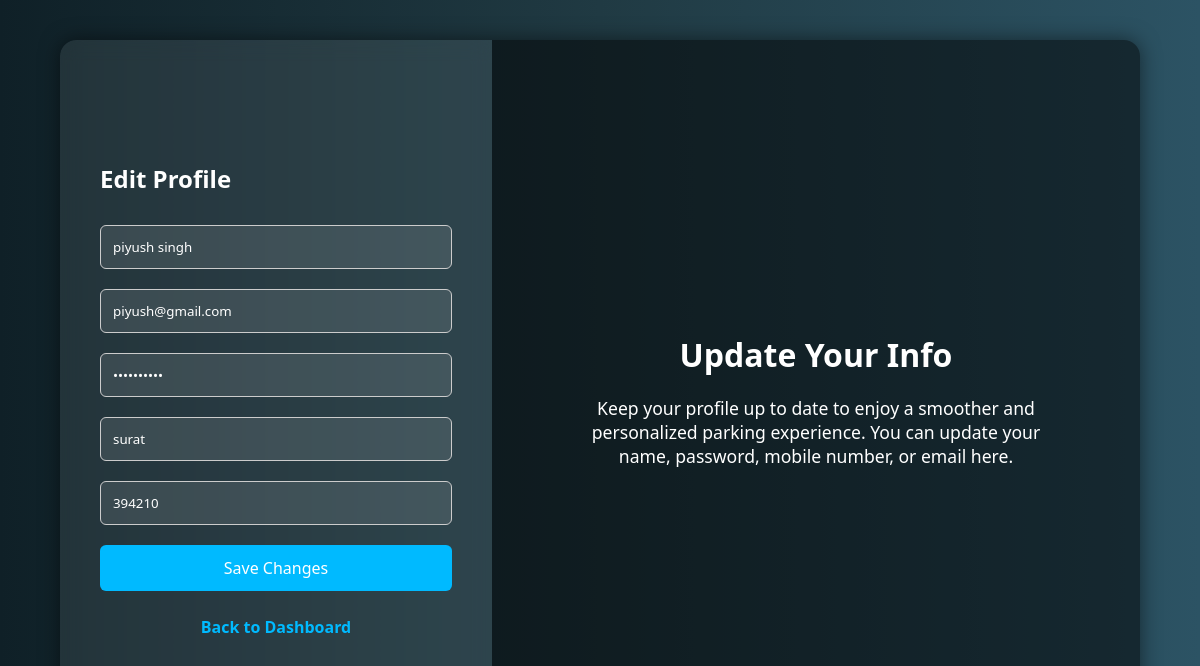
The page /edit_profile/1 on the database its author committed.
### app.py (models this page shows)
class User(db.Model):
    __tablename__ = 'users'
    id = db.Column(db.Integer, primary_key=True, autoincrement=True)
    email = db.Column(db.String(80), nullable=False, unique=True)
    password = db.Column(db.String(30), nullable=False)
    name = db.Column(db.String(30), nullable=False)
    address = db.Column(db.String(100), nullable=False)
    pin_code = db.Column(db.String(6), nullable=False)
    is_admin = db.Column(db.Boolean, default=False)

### app.py (the view, shortened to what this page needs)
@app.route('/edit_profile/<int:user_id>', methods=['GET', 'POST'])
def edit_profile(user_id):
    user = User.query.get_or_404(user_id)
    if request.method == 'GET':
        return render_template('edit_user.html' , user=user)

### templates/edit_user.html (shortened to what this page needs)
<!DOCTYPE html>
<html lang="en">
<head>
</head>
<body>
  <div class="wrapper">
    <div class="left-panel">
      <h2>Edit Profile</h2>
      <form action="#" method="POST">
        <input type="text" name="name" placeholder="Full Name" value="{{ user.name }}" required>
        <input type="email" name="email" placeholder="Email ID" value="{{ user.email }}" required>
        <input type="password" name="password" placeholder="New Password" value="{{ user.password }}">
        <input type="text" name="address" placeholder="Address" value="{{ user.address }}" required>
        <input type="text" name="pin_code" placeholder="Pincode" value="{{ user.pin_code}}" required>
        <input type="submit" value="Save Changes">
      </form>
      <div class="login-link">
        <a href="{{ url_for('user_dashboard',user_id = user.id) }}">Back to Dashboard</a>
      </div>
    </div>
    <div class="right-panel">
      <div class="right-panel-content">
        <div class="tagline">Update Your Info</div>
        <div class="description">
          Keep your profile up to date to enjoy a smoother and personalized parking experience. You can update your name, password, mobile number, or email here.
        </div>
      </div>
    </div>
  </div>
</body>
</html>

### templates/edit_user.html (style rules this page uses)
* { margin: 0; padding: 0; box-sizing: border-box; font-family: 'Segoe UI', Tahoma, Geneva, Verdana, sans-serif; }
body, html { height: 100%; background: linear-gradient(to right, #0f2027, #203a43, #2c5364); display: flex; justify-content: center; align-items: center; }
.wrapper { width: 90%; height: 90vh; display: flex; box-shadow: 0 0 20px rgba(0,0,0,0.5); border-radius: 16px; overflow: hidden; }
.left-panel { width: 40%; background: rgba(255, 255, 255, 0.08); backdrop-filter: blur(10px); padding: 40px; display: flex; flex-direction: column; justify-content: center; }
.right-panel { width: 60%; position: relative; display: flex; flex-direction: column; justify-content: center; align-items: center; color: white; text-align: center; padding: 40px; }
.right-panel::before { content: ''; position: absolute; top: 0; left: 0; right: 0; bottom: 0; background: rgba(0,0,0,0.5); z-index: 1; }
.right-panel-content { position: relative; z-index: 2; }
h2 { margin-bottom: 20px; color: #ffffff; }
form input { width: 100%; padding: 12px; margin: 10px 0; border: 1px solid #ccc; border-radius: 6px; background: rgba(255, 255, 255, 0.1); color: #fff; }
form input::placeholder { color: #e0e0e0; }
form input[type="submit"] { background: #00baff; color: white; border: none; cursor: pointer; font-size: 16px; }
.tagline { font-size: 2rem; font-weight: bold; margin-bottom: 20px; }
.description { font-size: 1.1rem; max-width: 500px; }
.login-link { margin-top: 15px; text-align: center; }
.login-link a { text-decoration: none; color: #00baff; font-weight: bold; }

### rows shown on the page
User: name "piyush singh", email "piyush@gmail.com", address "surat", pin_code "394210"
